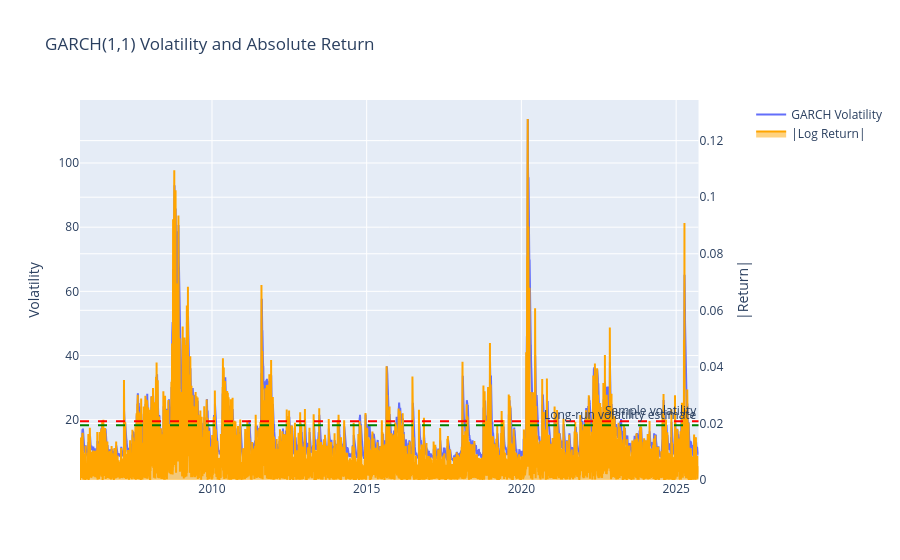

Notebook code cell kept with this figure:
### Markdown cell above
Let's now plot the returns and the conditional volatility:
This conditional volatility is the one obtained after estimating the GARCH parameters. The model goes back in time, and estimates the volatility for each day, given the past shocks and volatilities.

*Note that I have plotted them this way to see how reactive the conditional volatility is to the sudden changes in returns, not the magnitude of the spikes. In fact, they are in different scales!

### Code cell
fig = make_subplots(specs=[[{"secondary_y": True}]])

fig.add_trace(
    go.Scatter(x=garch_vol.index, y=garch_vol, name="GARCH Volatility"),
    secondary_y=False,
)

# Plot absolute value of the log returns, fixed to the bottom (y=0)
fig.add_trace(
    go.Scatter(
        x=rt.index,
        y=rt.abs(),
        name="|Log Return|",
        line=dict(color='orange'),
        fill='tozeroy',  # fill to y=0 (bottom)
        opacity=0.3
    ),
    secondary_y=True,
)

fig.add_hline(y=sigma_L, line_dash="dash", line_color="green", annotation_text="Long-run volatility estimate")
fig.add_hline(y=sample_sigma, line_dash="dash", line_color="red", annotation_text="Sample volatility")

fig.update_layout(title="GARCH(1,1) Volatility and Absolute Return")
fig.update_yaxes(title_text="Volatility", secondary_y=False)
fig.update_yaxes(title_text="|Return|", secondary_y=True)
fig.write_image("vol_vs_return_unzoom.png", width=1700, height=1200, scale=2)  # 170 mm ~ 1700 px at 300 dpi

fig.show()

### Figure 1 — Plotly figure (JSON) as saved in the notebook; plotly's stock layout.template omitted (floating-point values rounded to 4 significant figures; data arrays with more than 128 entries replaced by an {"elided": "..."} marker saying what was removed)
{"data": [{"name": "GARCH Volatility", "type": "scatter", "x": {"elided": "5029 str values"}, "xaxis": "x", "y": {"elided": "5029 float values"}, "yaxis": "y"}, {"fill": "tozeroy", "line": {"color": "orange"}, "name": "|Log Return|", "opacity": 0.3, "type": "scatter", "x": {"elided": "5029 str values"}, "xaxis": "x", "y": {"elided": "5029 float values"}, "yaxis": "y2"}], "layout": {"annotations": [{"showarrow": false, "text": "Long-run volatility estimate", "x": 1, "xanchor": "right", "xref": "x domain", "y": 18.29, "yanchor": "bottom", "yref": "y"}, {"showarrow": false, "text": "Sample volatility", "x": 1, "xanchor": "right", "xref": "x domain", "y": 19.51, "yanchor": "bottom", "yref": "y"}], "shapes": [{"line": {"color": "green", "dash": "dash"}, "type": "line", "x0": 0, "x1": 1, "xref": "x domain", "y0": 18.29, "y1": 18.29, "yref": "y"}, {"line": {"color": "red", "dash": "dash"}, "type": "line", "x0": 0, "x1": 1, "xref": "x domain", "y0": 19.51, "y1": 19.51, "yref": "y"}], "title": {"text": "GARCH(1,1) Volatility and Absolute Return"}, "xaxis": {"anchor": "y", "domain": [0, 0.94]}, "yaxis": {"anchor": "x", "domain": [0, 1], "title": {"text": "Volatility"}}, "yaxis2": {"anchor": "x", "overlaying": "y", "side": "right", "title": {"text": "|Return|"}}}}
